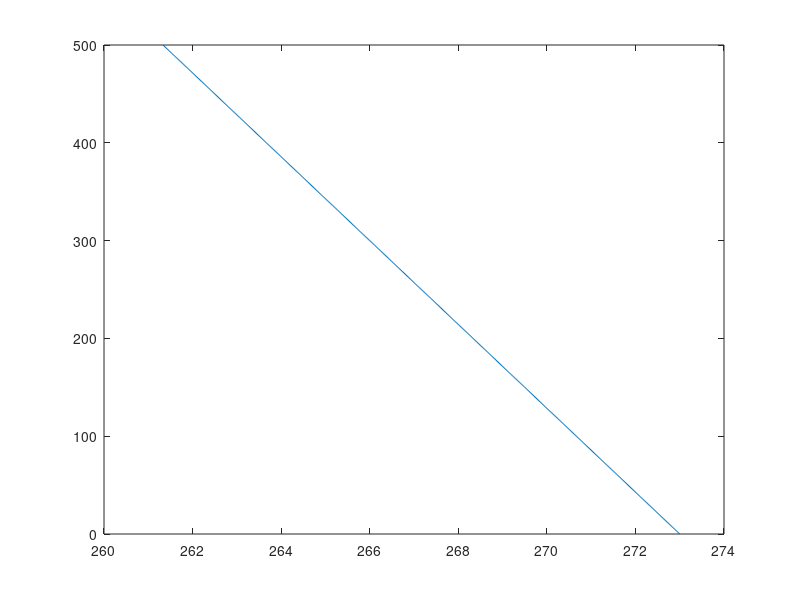

Write the MATLAB code that produced this figure.
qs = 0.07;
F = 6.2*10^-12;
Ts = 0+273;
cp = 10^3;
rho = 3000;
k = 3;
kappa = 10^-6;

z = 0:500;
T = -F/(2*cp*kappa*rho).*z.^2-qs/k.*z+Ts;
plot(T,z)